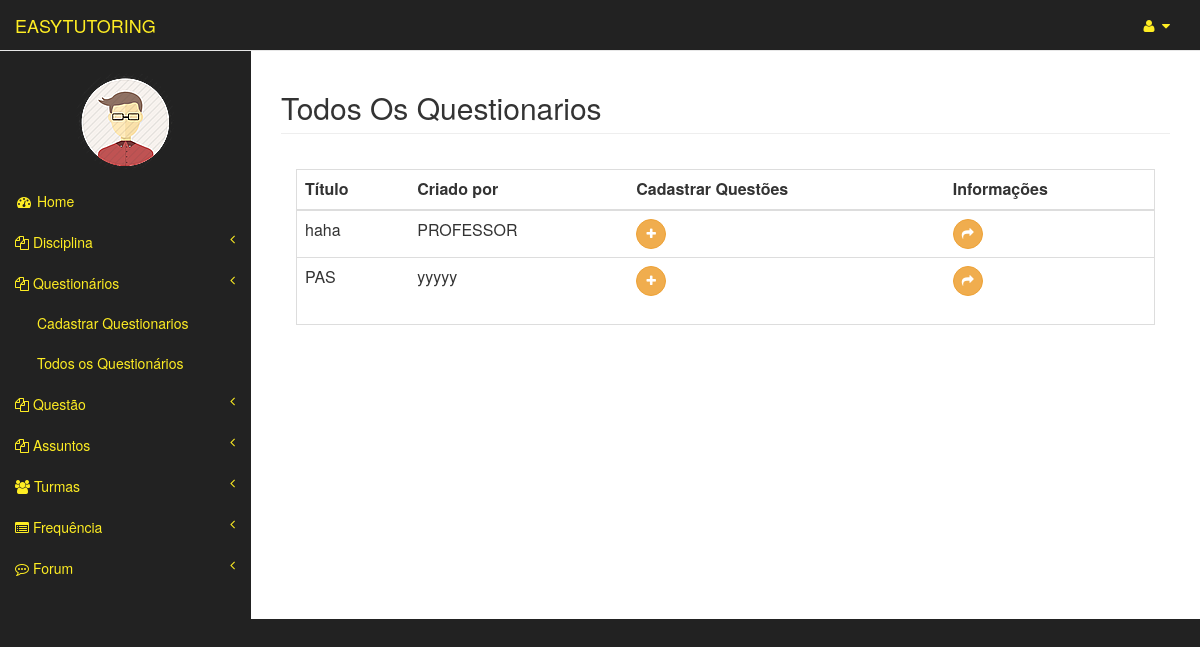
/questionarios/todosQuestionarios (signed in), run on an earlier commit of the app's database.
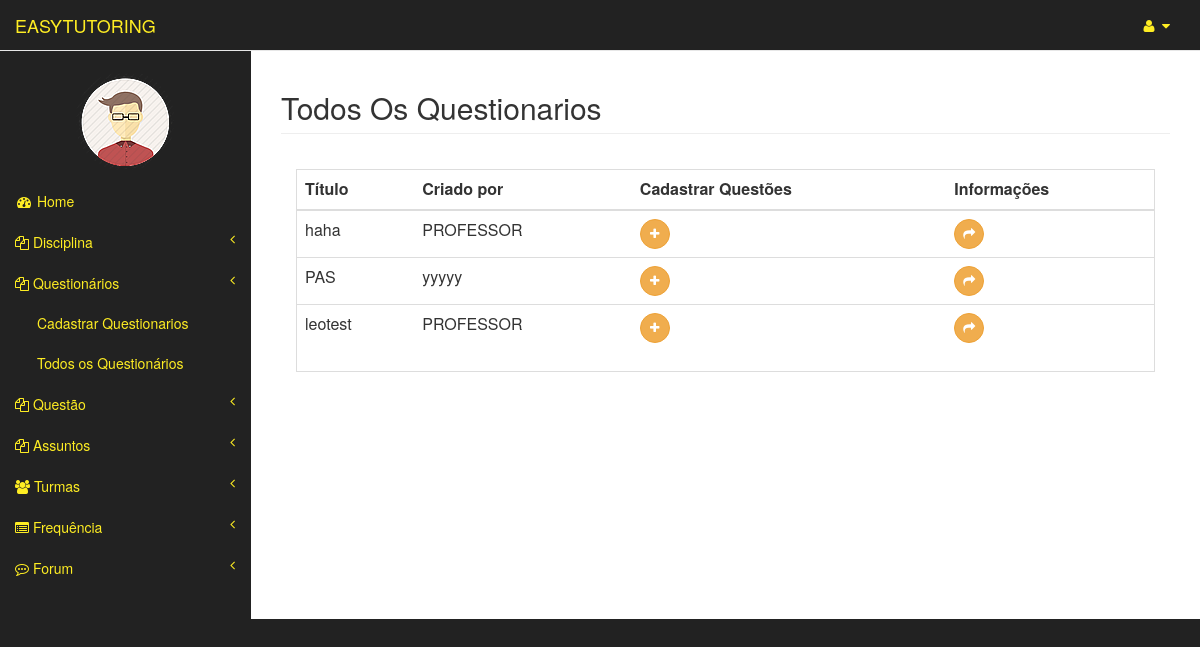
And on a later commit of the database.
### usuarios/models.py (models this page shows, shortened)
class Usuario(models.Model):
	user = models.OneToOneField(User)
	matricula = models.CharField(max_length=20)
	curso = models.CharField(max_length=3)
	tipo = models.CharField(max_length=8, blank=False,null=True)
	nome_completo = models.CharField(max_length=150)
	img = models.ImageField(upload_to="img/original/", blank=True)
	thumb = ThumbnailerImageField(upload_to="img/thumb/", blank=True,null=True,resize_source=dict(size=(100, 100), sharpen=True))

### questionarios/models.py (models this page shows)
class Questionario(models.Model):
	codigo = models.CharField(max_length=50)
	turma = models.ForeignKey(Turma,null=True)
	professor = models.ForeignKey(Professor)
	questoes = models.ManyToManyField(Questao)

### questionarios/views.py (the view)
def todosQuestionarios(request):
	user = request.user
	usuario = Professor.objects.get(user=user)
	questionarios = Questionario.objects.all()
	return render(request,'questionarios/todosQuestionarios.html',{'usuario':usuario,'questionarios':questionarios})

### templates/questionarios/todosQuestionarios.html
{% extends "professor_area/index.html" %}
{% load widget_tweaks %}
{% block pageHeader %}
    <h2 class="page-header">Todos Os Questionarios</h2>
{% endblock pageHeader %}
{% block form %}
    <div class="panel-body">
        <div class="table-responsive table-bordered">
            <table class="table">
                <thead>
                    <tr>
                        <th>Título</th>
                        <th>Criado por</th>
                        <th>Cadastrar Questões</th>
                        <th>Informações</th>
                    </tr>
                </thead>
                <tbody>
                	{% for questionario in questionarios %}
                        <tr>
                            <td>{{questionario.codigo}}</td>
                            <td>{{questionario.professor.nome_completo}}</td>
                            <td><a  href="{% url 'questionarios:cadastrarQuestoes' questionario.id %}"> <button type="button" class="btn btn-warning btn-circle"><i class="fa fa-plus"></i>
                            </button></a></td>
                            <td><a  href="{% url 'questionarios:show' questionario.id %}"> <button type="button" class="btn btn-warning btn-circle"><i class="fa fa-share"></i>
                            </button></a></td>
                        </tr>
					{% endfor %}
                </tbody>
            </table>
        </div>
    </div>
{% endblock form %}

### templates/professor_area/index.html (shortened to what this page needs)
{% extends "templateEasyTutoring.html" %}
{% block principal %}
    <a class="navbar-brand" href="{% url 'professor_area:index' %}" id="link-color">EASYTUTORING</a>
{% endblock principal %}
{% block barraLateral %}
                <div class="navbar-default sidebar" role="navigation">
                <div class="sidebar-nav navbar-collapse" >
                    <ul class="nav" id="side-menu">
                        <br>
                       <center><p><img src="{{ usuario.thumb.url}}" class= "img-circle"/> </p></center>
                        <li class="itens-menu">
                            <a href="index.html" id="link-color"><i class="fa fa-dashboard fa-fw"></i> Home</a>
                        </li>
                        <li class="itens-menu">
                            <a href="#" id="link-color"><i class="fa fa-files-o"></i> Disciplina<span class="fa arrow"></span></a>
                        </li>
                        <li class="itens-menu">
                            <a href="#" id="link-color"><i class="fa fa-files-o"></i> Questionários<span class="fa arrow"></span></a>
                            <ul class="nav nav-second-level">
                                <li  class="itens-menu">
                                    <a href="{% url 'questionarios:new' %}" id="link-color">Cadastrar Questionarios</a>
                                </li>
                                <li>
                                    <a href="{% url 'questionarios:todosQuestionarios' %}" id="link-color">Todos os Questionários</a>
                                </li>
                                                         </ul>
                        </li>
                        <li class="itens-menu">
                            <a href="#" id="link-color"><i class="fa fa-files-o"></i> Questão<span class="fa arrow"></span></a>
                        </li>
                        <li class="itens-menu">
                            <a href="#" id="link-color"><i class="fa fa-files-o"></i> Assuntos<span class="fa arrow"></span></a>
                        </li>
                        <li class="itens-menu">
                            <a href="#" id="link-color"><i class="fa fa-users"></i> Turmas<span class="fa arrow"></span></a>
                        </li>
                        <li class="itens-menu">
                            <a href="#" id="link-color"><i class="fa fa-list-alt" id="link-color"></i> Frequência<span class="fa arrow"></span></a>
                        </li>
                        <li class="itens-menu">
                            <a href="#" id="link-color"><i class="fa fa-commenting-o"></i> Forum<span class="fa arrow"></span></a>
                        </li>
                    </ul>
                </div>
            </div>
{% endblock barraLateral %}

### templates/templateEasyTutoring.html (shortened to what this page needs)
<html lang="pt-br">
{% load static  %}
<head>
    <link href="{% static 'templateEasyTutoring/vendor/bootstrap/css/bootstrap.min.css' %}" rel="stylesheet">
    <link href="{% static 'css/tutoring.css' %}" rel="stylesheet">
    <link href="{% static 'templateEasyTutoring/vendor/metisMenu/metisMenu.min.css' %}" rel="stylesheet">
    <link href="{% static 'templateEasyTutoring/dist/css/sb-admin-2.css' %}" rel="stylesheet">
    <link href="{% static 'templateEasyTutoring/vendor/morrisjs/morris.css' %}" rel="stylesheet">
    <link href="{% static 'templateEasyTutoring/vendor/font-awesome/css/font-awesome.min.css' %}" rel="stylesheet" type="text/css">
    <link href="{% static 'css/notify/bootstrap-notify.css' %}" rel="stylesheet" type="text/css">
</head>
<body>
    <div id="wrapper">
        <nav class="navbar navbar-default navbar-static-top" role="navigation" style="margin-bottom: 0">
            <div class="navbar-header">
                {% block principal %}
                {% endblock principal %}
            </div>
            <ul class="nav navbar-top-links navbar-right">
                <li class="dropdown itens-menu"  >
                    <a class="dropdown-toggle" data-toggle="dropdown" href="#" id="link-color">
                        <i class="fa fa-user fa-fw" id="link-color"></i> <i class="fa fa-caret-down"></i>
                    </a>
            </ul>
            {% block barraLateral %}
            {% endblock barraLateral %}
        </nav>
        <div id="page-wrapper">
            <div class="row">
                <div class="col-lg-12">
                    {% block pageHeader %}{% endblock pageHeader %}
                </div>
            </div>
            <div class="row">
                <div class="col-lg-12">
                {% block form %}
                {% endblock form %}
                 </div>
            </div>
        </div>
    </div>
</body>
</html>

### static/css/tutoring.css (style rules this page uses)
#link-color { color: #feed23; }

What changed in the data, as far as the page shows it:
added Questionario: codigo "leotest", professor.nome_completo "PROFESSOR"
